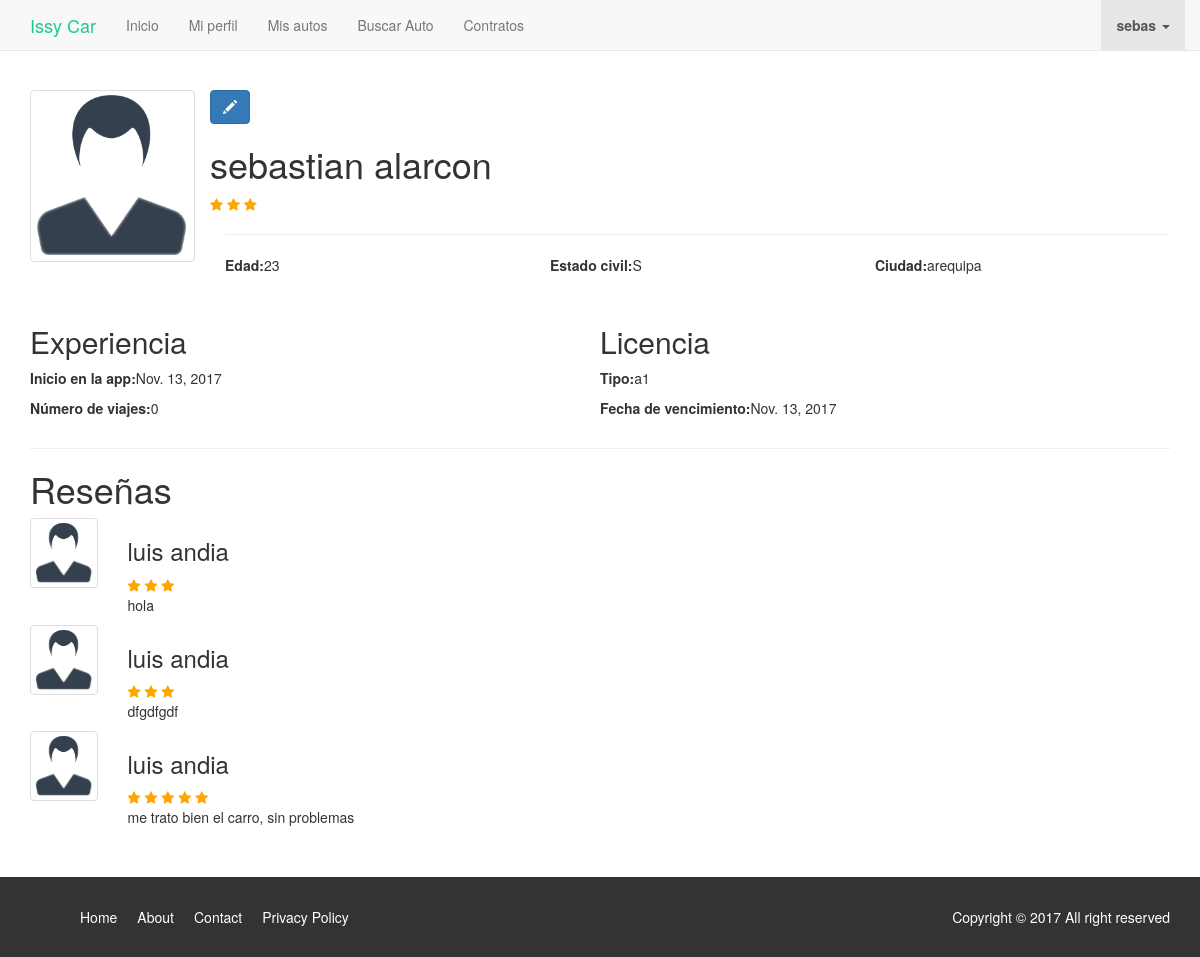
The app's page /conductor/conductor_info/ (signed in), older data.
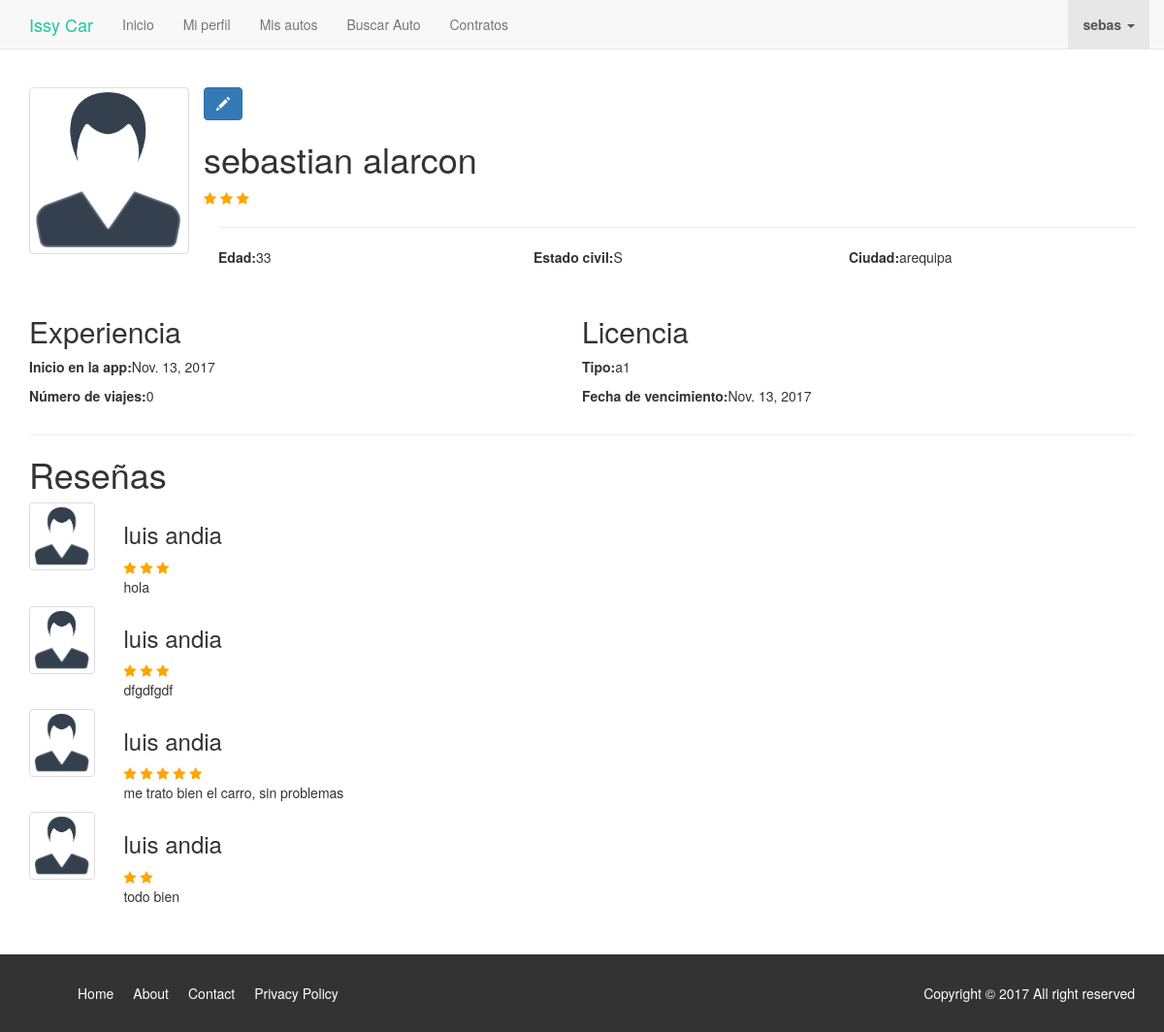
The same page, newer data.
### conductor/models.py (models this page shows, shortened)
class Conductor(models.Model):
	user = models.OneToOneField("auth.User")
	nombre = models.CharField(max_length=264,blank=False,null=False)
	apellido = models.CharField(max_length=264,blank=False,null=False)
	estrellas = models.IntegerField(default=0,blank=False,null=False)
	estado = models.CharField(max_length=20)
	edad = models.IntegerField(blank=False,null=False)
	estado_civil = models.CharField(max_length = 1, choices = ESTADO_CIVIL, blank = False,
	null = False, default = ESTADO_CIVIL[0][0])
	ciudad = models.CharField(max_length=50,blank=False,null=False)
	inicio_app = models.DateField(default=datetime.date.today,blank=False,null=False)
	total_viajes = models.IntegerField(default=0,blank=False,null=False)
	tipo_licencia = models.CharField(max_length=8,blank=False,null=False)
	vencimiento_licencia = models.DateField(blank=False,null=False)
	telefono = models.IntegerField(blank=False,null=False)

### auto/models.py (models this page shows, shortened)
class Reviews(models.Model):
	contrato=models.ForeignKey(Contrato,null=True)
	comment = models.TextField(null=True)
	rating = models.IntegerField(null=False)

class Contrato(models.Model):
	User_alquila=models.ForeignKey("auth.User",null=True,related_name="user_alquila")
	User_contrata=models.ForeignKey("auth.User",null=True,related_name="user_contrata")
	auto =models.ForeignKey(Auto,null=True,related_name="auto_contrata")
	hired_status=models.CharField(max_length = 1, choices = HIRED_STATUS,
	null = False, default = HIRED_STATUS[0][0])

### conductor/views.py (the view)
def ConductorInfo(request):
	try:
		conductor = Conductor.objects.get(user=request.user)
		reviews = Reviews.objects.filter(contrato__User_contrata=request.user)
		print (reviews)
	except Conductor.DoesNotExist:
		conductor =None
	return render(request,'conductor/conductor_info.html',{'conductor':conductor,'reviews':reviews})

### conductor/templates/conductor/conductor_info.html
{% extends "../base.html"%}
{% load staticfiles %}
{% block content %}
<section class="conductor-info">
    <div class="container">
        <div class="row">
            <div class="col-md-2">
                <img src="{% static 'img/icon-male.png' %}" class="img-thumbnail">
            </div>
            <div class="col-md-10">
                <div class="row">
                    {% if user.is_authenticated %}
                    {% if conductor %}
                    <a class="btn btn-primary" href="{% url 'conductor:perfil_edit' pk=user.conductor.id %}">
                        <span class="glyphicon glyphicon-pencil"></span>
                    </a>
                    {% else%}
                    <a class="btn btn-success" href="{% url 'conductor:perfil_crear' %}">
                        <span class="glyphicon glyphicon-pencil"></span>
                    </a>
                    {%endif%}
                    {% endif%}
                </div>
                <div class = "row">
                    <h1>{{conductor.nombre}} {{conductor.apellido}}</h1>
                </div>
                <div class = "row">
                    <span class="fa fa-star checked"></span>
                    <span class="fa fa-star checked"></span>
                    <span class="fa fa-star checked"></span>
                </div>
                <hr>
                <div class = "row">
                    <div class="col-md-4">
                      <p><strong>Edad:</strong>{{conductor.edad}}</p>
                  </div>
                  <div class="col-md-4">
                      <p><strong>Estado civil:</strong>{{conductor.estado_civil}}</p>
                  </div>
                  <div class="col-md-4">
                      <p><strong>Ciudad:</strong>{{conductor.ciudad}}</p>
                  </div>
              </div>
          </div>
      </div>
      <div class="row">
        <div class="col-md-6">
            <h2>Experiencia</h2>
            <p><strong>Inicio en la app:</strong>{{conductor.inicio_app}}</p>
            <p><strong>Número de viajes:</strong>{{conductor.total_viajes}}</p>
        </div>
        <div class="cold-md-6">
            <h2>Licencia</h2>
            <p><strong>Tipo:</strong>{{conductor.tipo_licencia}}</p>
            <p><strong>Fecha de vencimiento:</strong>{{conductor.vencimiento_licencia}}</p>
        </div>
    </div>
    <hr>
    <h1> Reseñas</h1>
{%for review in reviews %}
{% include "conductor/_review.html"%}
{%endfor%}
</section>
{% endblock %}

### conductor/templates/base.html (shortened to what this page needs)
<!DOCTYPE html>
{% load staticfiles%}
<html lang="en">
<head>
	<link rel="stylesheet" href="https://maxcdn.bootstrapcdn.com/bootstrap/3.3.7/css/bootstrap.min.css">
	<link rel="stylesheet" type="text/css" href="https://cdnjs.cloudflare.com/ajax/libs/medium-editor/5.23.2/css/medium-editor.min.css">
	<link rel="stylesheet" href="https://maxcdn.bootstrapcdn.com/font-awesome/4.7.0/css/font-awesome.min.css">
	<link rel="stylesheet" type="text/css" href="{% static 'css/estilos_general.css'%}">
	<link rel="stylesheet" type="text/css" href="{% static 'css/style_conductor.css'%}">
</head>
<body>
	<nav class="navbar navbar-default navbar-fixed-top">
		<div class="container">
			<div class="navbar-header">
				<a class="navbar-brand em-text" href="{% url 'conductor:buscar_autos' %}">Issy Car</a>
			</div>
			<div id="navbar" class="collapse navbar-collapse">
				<ul class="nav navbar-nav">
					<li><a href="/">Inicio</a></li>
					{% if user.is_authenticated %}
					<li><a href="{% url 'conductor:conductor_info' %}">Mi perfil</a></li>
					<li><a href="{% url 'auto:auto_list'%}">Mis autos</a></li>
					<li><a href="{% url 'conductor:alquilar_auto' %}">Buscar Auto</a></li>
					<li><a href="{% url 'auto:contratos' %}">Contratos</a></li>
				</ul>
				<ul class="nav navbar-nav navbar-right">
					<li class="dropdown active">
					<a href="#" class="dropdown-toggle" data-toggle="dropdown" role="button" aria-expanded="false"><strong>{{user.username}}</strong> <span class="caret"></span></a>
				</ul>
				{% else %}
				<li><a href="{% url 'conductor:alquilar_auto' %}">Buscar Auto</a></li>
				<li><a href="{% url 'accounts:signup' %}" class="btn btn-simple">Registrarse</a></li>
				<li><a href="{% url 'accounts:login' %}" class="btn btn-simple">Ingresar</a></li>
			</ul>
			{% endif%}
		</div>
	</div>
</nav>
{% block content%}
{% endblock %}
<footer class="navbar-bottom">
	<div class="container">
		<div class="row">
			<div class="col-md-6 col-xs-12">
				<ul>
					<li><a href="#">Home</a></li>
					<li><a href="#">About</a></li>
					<li><a href="#">Contact</a></li>
					<li><a href="#">Privacy Policy</a></li>
				</ul>
			</div>
			<div class="col-md-6 col-xs-12">
				<p>Copyright &copy; 2017 All right reserved</p>
			</div>
		</div>
	</div>
</footer>
      </body>
      </html>

### conductor/templates/conductor/_review.html
{% load staticfiles%}
    <div class="row">
        <div class="col-md-1">
            <img src="{% static 'img/icon-male.png' %}" class="img-thumbnail">
        </div>
        <div class="col-md-11">
            <h3>{{review.contrato.User_alquila.conductor.nombre}} {{review.contrato.User_alquila.conductor.apellido}}</h3>
            {% for x in ""|ljust:review.rating %}
            <span class="fa fa-star checked"></span>
            {%endfor%}
            <p>{{review.comment}}</p>
        </div>
    </div>

### conductor/static/css/estilos_general.css (style rules this page uses)
html { min-height: 100% !important; }
body { padding-top: 50px; min-height: 100% !important; }
.em-text { color:#1cca98 !important; }
section { padding: 40px 0 40px 0; }
.col-md-4 { margin-bottom: 20px; }
footer { background: #333; color: #fff; padding: 30px 0 20px 0; }
footer li { float: left; padding: 0 10px 0 10px; list-style: none; }
footer a { color:#fff; }
footer p { float:right; }

### conductor/static/css/style_conductor.css (style rules this page uses)
.checked { color: orange; }

Row changes from the older to the newer data that the page shows:
changed Conductor "sebastian": edad "23" → "33"
added Reviews: contrato.User_alquila.conductor.nombre "luis", contrato.User_alquila.conductor.apellido "andia", rating 2 (drawn), comment "todo bien"
